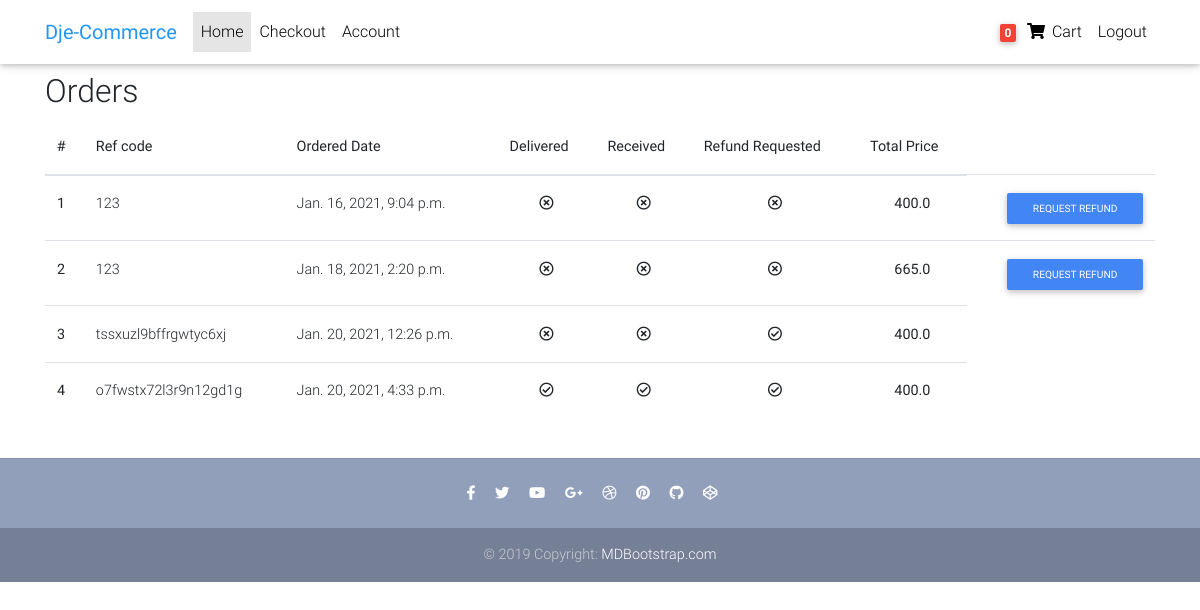
/account/ (signed in), run on an earlier commit of the app's database.
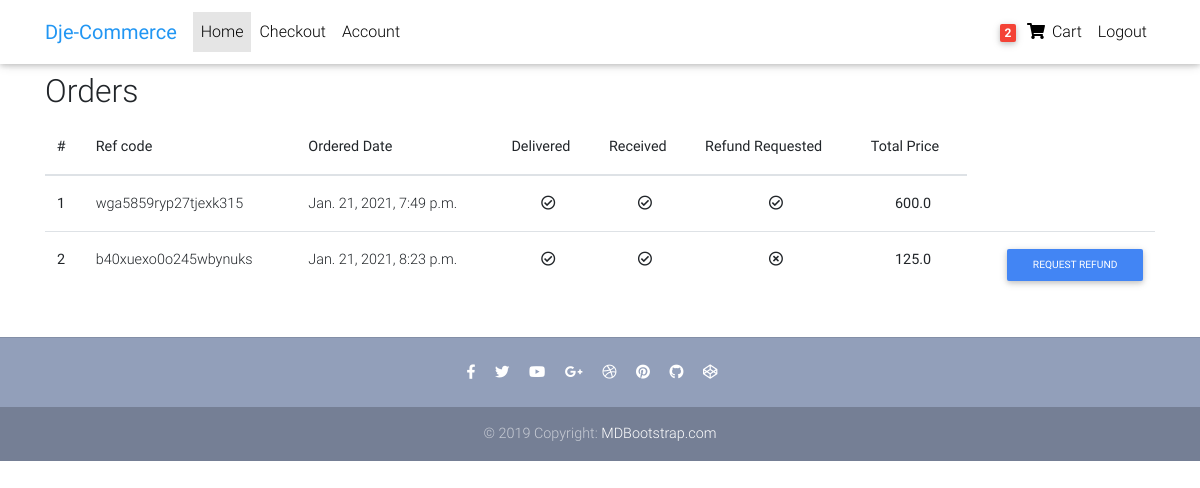
And on a later commit of the database.
### core/models.py (models this page shows, shortened)
class Order(models.Model):
  user = models.ForeignKey(settings.AUTH_USER_MODEL, on_delete=models.CASCADE)
  ref_code = models.CharField(max_length=20)
  start_data = models.DateTimeField(auto_now_add=True)
  ordered_date = models.DateTimeField()
  ordered = models.BooleanField(default=False)
  billing_address = models.ForeignKey('BillingAddress' , on_delete=models.SET_NULL ,blank=True, null=True)
  payment = models.ForeignKey('Payment' , on_delete=models.SET_NULL ,blank=True, null=True)
  coupon = models.ForeignKey('Coupon', on_delete=models.SET_NULL ,blank=True, null=True)
  being_delivered = models.BooleanField(default=False)
  received = models.BooleanField(default=False)
  refund_requested = models.BooleanField(default=False)
  refund_granted = models.BooleanField(default=False)
  def get_total_price(self):
    total = 0
    for item in self.items.all():
      tmp = item.get_final_price()
      total = total + tmp
    if self.coupon:
      total -= ((self.coupon.amount/100)*total)
    return total

class OrderItem(models.Model):
  user = models.ForeignKey(settings.AUTH_USER_MODEL, on_delete=models.CASCADE, blank=True , null= True)
  order = models.ForeignKey(Order , on_delete=models.CASCADE , related_name='items')
  ordered = models.BooleanField(default=False)
  item = models.ForeignKey(Item, on_delete=models.CASCADE)
  quantity = models.IntegerField(default=1)
  def get_total_item_price(self):
    return self.quantity * self.item.price
  def get_total_item_dicount_price(self):
    return self.quantity * self.item.discount_price
  def get_final_price(self):
    if self.item.discount_price :
      return self.get_total_item_dicount_price()
    else :
      return self.get_total_item_price()

class Item (models.Model):
  title = models.CharField(max_length=100)
  price = models.FloatField()
  discount_price = models.FloatField(blank=True , null=True)
  category = models.CharField(choices=CATEGORY_CHOICES, max_length=2)
  label = models.CharField(choices=LABEL_CHOICES, max_length=1)
  slug = models.SlugField()
  description = models.TextField()
  image = models.ImageField(blank = True)

class Coupon(models.Model):
  code = models.CharField(max_length=15)
  amount = models.FloatField()

### core/views.py (the view)
# urls.py: path('account/', views.account , name = 'account'),
@login_required
def account(request):
  orders = Order.objects.filter(user = request.user , ordered=True).all()
  return render(request,"core/account.html",{
    'orders' : orders,
  })

### core/templatetags/tags.py (called while the page is built)
@register.filter
def cart_item_count(user):
   if user.is_authenticated :
      qs = Order.objects.filter(user = user , ordered = False)
      count = 0
      if qs.exists():
        for item in OrderItem.objects.filter(order = qs[0]).all() :
          count += item.quantity
      return count

### templates/core/account.html
{% extends "core/base.html" %}
{% block content %}
<div class='container'>
  <h2>Orders</h2>
  <div class="table-responsive">
    <table class="table">
      <thead>
        <tr>
          <th scope="col">#</th>
          <th scope="col">Ref code</th>
          <th scope="col">Ordered Date</th>
          <th scope="col">Delivered</th>
          <th scope="col">Received</th>
          <th scope="col">Refund Requested</th>
          <th scope="col">Total Price</th>
        </tr>
      </thead>
      <tbody>
        {% for order in orders %}
        <tr>
          <th scope="row">{{forloop.counter}}</th>
          <td><a href="{% url 'core:order' order.ref_code %}"> {{order.ref_code}}</a></td>
          <td>{{order.ordered_date}}</td>
          <td style="text-align: center;">
           {% if order.being_delivered %}
            <i class="far fa-check-circle"></i>
           {% else %}
            <i class="far fa-times-circle"></i>
           {% endif %}
          </td>
          <td style="text-align: center;">
           {% if order.received %}
            <i class="far fa-check-circle"></i>
           {% else %}
            <i class="far fa-times-circle"></i>
           {% endif %}
          </td>
          <td style="text-align: center;">
           {% if order.refund_requested %}
            <i class="far fa-check-circle"></i>
            <td style="text-align: center;"><b>{{order.get_total_price}}</b></td>
           {% else %}
            <i class="far fa-times-circle"></i>
            <td style="text-align: center;"><b>{{order.get_total_price}}</b></td>
            <td><a class='btn btn-primary btn-sm float-right ' href={% url 'core:request_refund' %}>Request Refund</a></td>
           {% endif %}
          </td>
        </tr>
        {% endfor %}
      </tbody>
    </table>
  </div>
</div>
{% endblock content %}

### templates/core/base.html (shortened to what this page needs)
{% load static %}
<!DOCTYPE html>
<html lang="en">
<head>
  <link rel="stylesheet" href="https://use.fontawesome.com/releases/v5.11.2/css/all.css">
  <link href="{% static 'css/bootstrap.min.css' %}" rel="stylesheet">
  <link href="{% static 'css/mdb.min.css' %}" rel="stylesheet">
  <link href="{% static 'css/style.min.css' %}" rel="stylesheet">
</head>
{% include "core/navbar.html" %}
<body>
    <div class="mt-5 pt-4">
    </div>
    {% block content %}
    {% endblock content %}
    {% include "core/footer.html" %}
</body>
</html>

### templates/core/navbar.html (shortened to what this page needs)
{% load tags%}
<nav class="navbar fixed-top navbar-expand-lg navbar-light white scrolling-navbar">
    <div class="container">
      <a class="navbar-brand waves-effect" href="#" >
        <strong class="blue-text">Dje-Commerce</strong>
      </a>
      <div class="collapse navbar-collapse" id="navbarSupportedContent">
        <ul class="navbar-nav mr-auto">
          <li class="nav-item active">
            <a class="nav-link waves-effect" href="{% url 'core:home' %}">Home
            </a>
          </li>
          {% if request.user.is_authenticated %}
          <li class="nav-item">
            <a class="nav-link waves-effect" href="{% url 'core:checkout' %}">Checkout</a>
          </li>
          <li class="nav-item">
            <a class="nav-link waves-effect" href="{% url 'core:account' %}">Account</a>
          </li>
          {% endif %}
        </ul>
        <ul class="navbar-nav nav-flex-icons">
        {% if request.user.is_authenticated %}
          <li class="nav-item">
            <a href="{% url 'core:order_summary' %}" class="nav-link waves-effect">
              <span class="badge red z-depth-1 mr-1"> {{request.user|cart_item_count}} </span>
              <i class="fas fa-shopping-cart"></i>
              <span class="clearfix d-none d-sm-inline-block"> Cart </span>
            </a>
          </li>
          <li class="nav-item">
            <a class="nav-link waves-effect" href="{% url 'account_logout' %}">Logout</a>
          </li>
        {% endif %}
        </ul>
      </div>
    </div>
  </nav>

### templates/core/footer.html
<footer class="page-footer text-center font-small mt-4 wow fadeIn">
    <hr class="my-4">
    <div class="pb-4">
      <a href="https://www.facebook.com/mdbootstrap" target="_blank">
        <i class="fab fa-facebook-f mr-3"></i>
      </a>
      <a href="https://twitter.com/MDBootstrap" target="_blank">
        <i class="fab fa-twitter mr-3"></i>
      </a>
      <a href="https://www.youtube.com/watch?v=7MUISDJ5ZZ4" target="_blank">
        <i class="fab fa-youtube mr-3"></i>
      </a>
      <a href="https://plus.google.com/u/0/b/107863090883699620484" target="_blank">
        <i class="fab fa-google-plus-g mr-3"></i>
      </a>
      <a href="https://dribbble.com/mdbootstrap" target="_blank">
        <i class="fab fa-dribbble mr-3"></i>
      </a>
      <a href="https://pinterest.com/mdbootstrap" target="_blank">
        <i class="fab fa-pinterest mr-3"></i>
      </a>
      <a href="https://github.com/mdbootstrap/bootstrap-material-design" target="_blank">
        <i class="fab fa-github mr-3"></i>
      </a>
      <a href="http://codepen.io/mdbootstrap/" target="_blank">
        <i class="fab fa-codepen mr-3"></i>
      </a>
    </div>
    <div class="footer-copyright py-3">
      © 2019 Copyright:
      <a href="https://mdbootstrap.com/education/bootstrap/" target="_blank"> MDBootstrap.com </a>
    </div>
  </footer>

### templates/core/scripts.html (shortened to what this page needs)
{% load static %}

### templates/core/base.html (style rules this page uses)
html, body, header, .carousel { height: 60vh; }

What changed in the data, as far as the page shows it:
removed Order: ref_code "123", ordered_date "Jan. 16, 2021, 9:04 p.m.", being_delivered False (drawn), received False (drawn), get_total_price "400.0"
removed Order: ref_code "123", ordered_date "Jan. 18, 2021, 2:20 p.m.", being_delivered False (drawn), received False (drawn), get_total_price "665.0"
removed Order: ref_code "tssxuzl9bffrgwtyc6xj", ordered_date "Jan. 20, 2021, 12:26 p.m.", being_delivered False (drawn), received False (drawn), get_total_price "400.0"
removed Order: ref_code "o7fwstx72l3r9n12gd1g", ordered_date "Jan. 20, 2021, 4:33 p.m.", being_delivered True (drawn), received True (drawn), get_total_price "400.0"
added Order: ref_code "wga5859ryp27tjexk315", ordered_date "Jan. 21, 2021, 7:49 p.m.", being_delivered True (drawn), received True (drawn), get_total_price "600.0"
added Order: ref_code "b40xuexo0o245wbynuks", ordered_date "Jan. 21, 2021, 8:23 p.m.", being_delivered True (drawn), received True (drawn), get_total_price "125.0"
Also different on the page:
{{ request.user|cart_item_count }}: "0" → "2"
